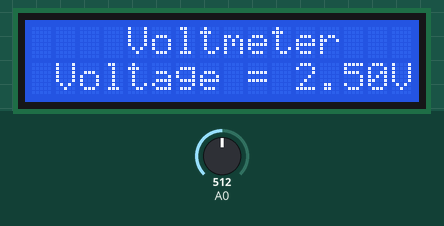
The sketch below on a simulated Arduino Uno, built with avr-gcc and run on an emulated ATmega328P. On the bench: 16×2 character LCD. The inputs (shaded band) are chosen by the test bench; at power-on: A0 = 512. What the sketch prints to the serial monitor is not drawn.

Above: at 1.2 s.
1.3 s: A0 set to 716
At 2.9 s:
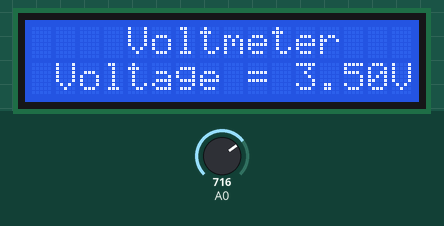
3.5 s: A0 set to 900
At 4.7 s:
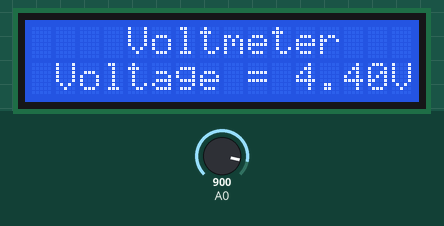
5.5 s: A0 set to 1023
At 6.6 s:
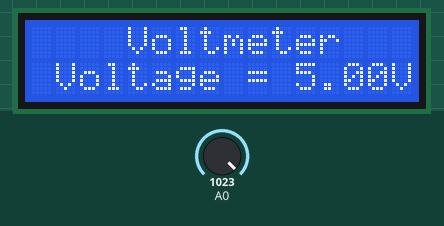
Timing chart, 0 to 8.5 s (numbered marks = the images above; inputs shaded):
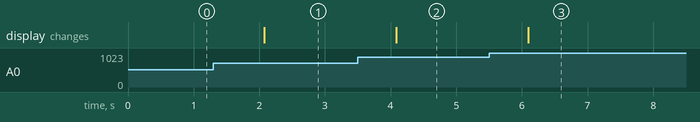

The sketch:

experiment_11.3.ino
```cpp
#include <LiquidCrystal.h>

LiquidCrystal lcd(12, 11, 5, 4, 3, 2);

static int count = 0;

void setup() {
  Serial.begin(9600);
  lcd.begin(16, 2);
}

void loop() {
  float value = analogRead(A0);
  float voltage = (value / 1023) * 5.0;
  Serial.println(voltage);

  lcd.setCursor(4, 0);
  lcd.print("Voltmeter");

  lcd.setCursor(1, 1);
  lcd.print("Voltage = ");
  lcd.print(voltage);
  lcd.print("V");

  lcd.display();
  delay(1000);
}
```

Measured:
- after the input at 1.3 s, the display: changes after 0.78 s (image 1)
- after the input at 3.5 s, the display: changes after 0.58 s (image 2)
- after the input at 5.5 s, the display: changes after 0.59 s (image 3)
